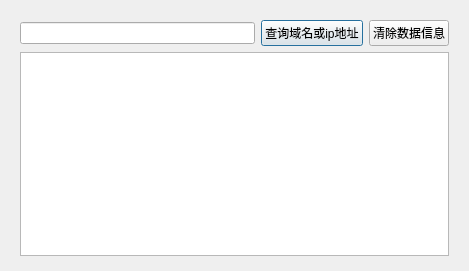
<?xml version="1.0" encoding="UTF-8"?>
<ui version="4.0">
 <class>GetDomainIP</class>
 <widget class="QDialog" name="GetDomainIP">
  <property name="geometry">
   <rect>
    <x>0</x>
    <y>0</y>
    <width>469</width>
    <height>271</height>
   </rect>
  </property>
  <property name="windowTitle">
   <string>GetDomainIP</string>
  </property>
  <widget class="QWidget" name="">
   <property name="geometry">
    <rect>
     <x>20</x>
     <y>20</y>
     <width>429</width>
     <height>236</height>
    </rect>
   </property>
   <layout class="QVBoxLayout" name="verticalLayout_2">
    <item>
     <layout class="QVBoxLayout" name="verticalLayout">
      <item>
       <layout class="QHBoxLayout" name="horizontalLayout_2">
        <item>
         <widget class="QLineEdit" name="lineEdit_InputUrl"/>
        </item>
        <item>
         <layout class="QHBoxLayout" name="horizontalLayout">
          <item>
           <widget class="QPushButton" name="pushButton_GetDomainIP">
            <property name="text">
             <string>查询域名或ip地址</string>
            </property>
           </widget>
          </item>
          <item>
           <widget class="QPushButton" name="pushButton_clearData">
            <property name="text">
             <string>清除数据信息</string>
            </property>
           </widget>
          </item>
         </layout>
        </item>
       </layout>
      </item>
     </layout>
    </item>
    <item>
     <widget class="QPlainTextEdit" name="plainTextEdi_DomainIP"/>
    </item>
   </layout>
  </widget>
 </widget>
 <resources/>
 <connections/>
</ui>
